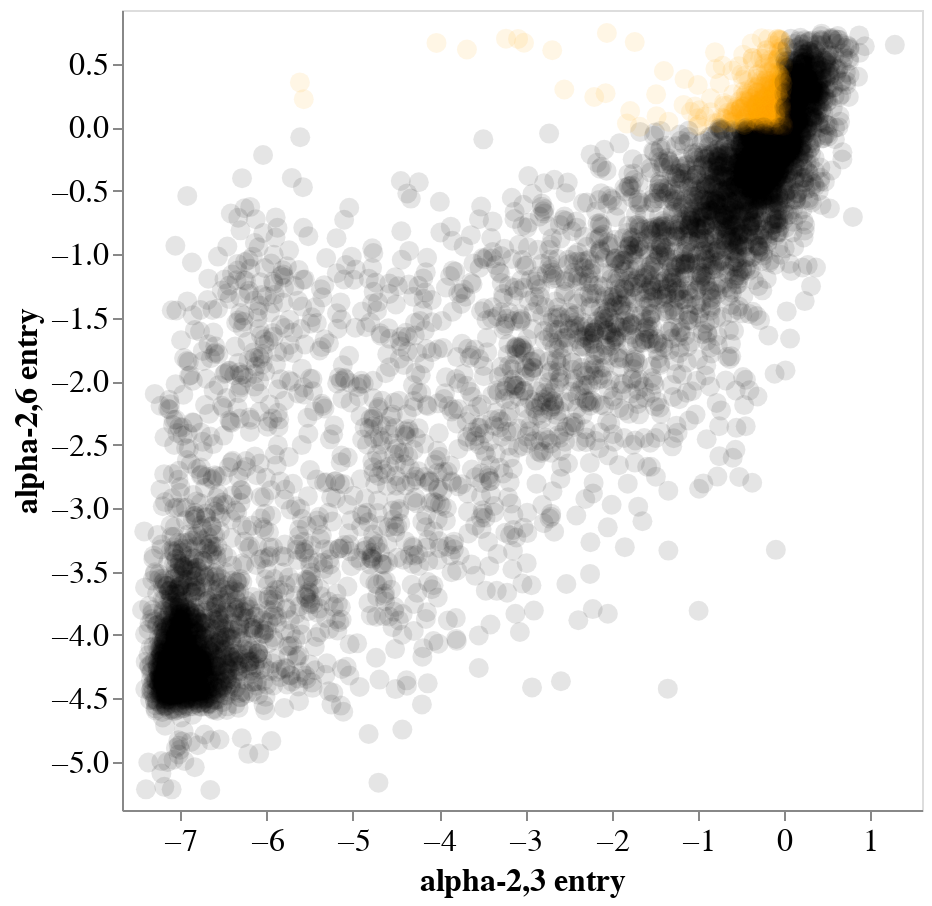

This figure's notebook cell:
### Code cell
alt.data_transformers.disable_max_rows()


slider_1 = alt.binding_range(
    min=sialic_acid_entry["times_seen_x"].min(),
    max=sialic_acid_entry["times_seen_x"].max(),
    step=1,
    name="times seen",
)
selector_1 = alt.selection_point(
    name="SelectorName1",
    fields=["times_seen_x"],
    bind=slider_1,
    value= 3,
)

corr_chart = (
    alt.Chart(sialic_acid_entry)
    .encode(
        x=alt.X(
            "effect_x",
            title="alpha-2,3 entry",
            axis=alt.Axis(grid=False),
            scale=alt.Scale(domain=[sialic_acid_entry["effect_x"].min(),
                                    sialic_acid_entry["effect_x"].max()],
                            padding=10)
        ),
        y=alt.Y(
            "effect_y",
            title="alpha-2,6 entry",
            axis=alt.Axis(grid=False),
            scale=alt.Scale(domain=[sialic_acid_entry["effect_y"].min(),
                                    sialic_acid_entry["effect_y"].max()],
                            padding=10),
        ),
        tooltip=[
            alt.Tooltip(c, format=".3g") if sialic_acid_entry[c].dtypes == float
            else c
            for c in sialic_acid_entry.columns.tolist()
        ],
        opacity=alt.condition(
            alt.FieldOneOfPredicate('site_x', list(range(13, 331))),
            alt.value(1),
            alt.value(0.1)
        ),
        color=alt.condition(
            (alt.datum["effect_x"] < 0) & (alt.datum["effect_y"] > 0),
            alt.value('orange'),
            alt.value('black')
        )
    ) 
    .mark_circle(filled=True, size=100, opacity=0.4)
    .resolve_scale(y="independent", x="independent")
    .properties(width=400, height=400)
    .add_params(selector_1)
    .transform_filter(alt.datum["times_seen_x"] > selector_1["times_seen_x"])
)


# Configure axis title font size
corr_chart = corr_chart.configure_axis(
    titleFontSize=16,
    labelFontSize=16
)
corr_chart

### Figure 1 — Vega-Lite specification as saved in the notebook (floating-point values rounded to 4 significant figures; data arrays with more than 128 entries replaced by an {"elided": "..."} marker saying what was removed)
{"config": {"view": {"continuousWidth": 300, "continuousHeight": 300}, "axis": {"labelFontSize": 16, "titleFontSize": 16}}, "data": {"name": "data-1d313b3cd46ca975c412cbcd7baaa80a"}, "mark": {"type": "circle", "filled": true, "opacity": 0.4, "size": 100}, "encoding": {"color": {"condition": {"test": "((datum['effect_x'] < 0) && (datum['effect_y'] > 0))", "value": "orange"}, "value": "black"}, "opacity": {"condition": {"test": {"field": "site_x", "oneOf": {"elided": "318 int values"}}, "value": 1}, "value": 0.1}, "tooltip": [{"field": "site", "type": "nominal"}, {"field": "wildtype", "type": "nominal"}, {"field": "mutant", "type": "nominal"}, {"field": "effect_x", "format": ".3g", "type": "quantitative"}, {"field": "effect_std_x", "format": ".3g", "type": "quantitative"}, {"field": "times_seen_x", "format": ".3g", "type": "quantitative"}, {"field": "n_selections_x", "type": "quantitative"}, {"field": "effect_y", "format": ".3g", "type": "quantitative"}, {"field": "effect_std_y", "format": ".3g", "type": "quantitative"}, {"field": "times_seen_y", "format": ".3g", "type": "quantitative"}, {"field": "n_selections_y", "format": ".3g", "type": "quantitative"}], "x": {"axis": {"grid": false}, "field": "effect_x", "scale": {"domain": [-7.445, 1.368], "padding": 10}, "title": "alpha-2,3 entry", "type": "quantitative"}, "y": {"axis": {"grid": false}, "field": "effect_y", "scale": {"domain": [-5.221, 0.7657], "padding": 10}, "title": "alpha-2,6 entry", "type": "quantitative"}}, "height": 400, "params": [{"name": "SelectorName1", "select": {"type": "point", "fields": ["times_seen_x"]}, "bind": {"input": "range", "max": 58.5, "min": 1.0, "name": "times seen", "step": 1}, "value": 3}], "resolve": {"scale": {"x": "independent", "y": "independent"}}, "transform": [{"filter": "(datum['times_seen_x'] > SelectorName1['times_seen_x'])"}], "width": 400, "$schema": "https://vega.github.io/schema/vega-lite/v5.8.0.json", "datasets": {"data-1d313b3cd46ca975c412cbcd7baaa80a": {"elided": "11418 records"}}}
